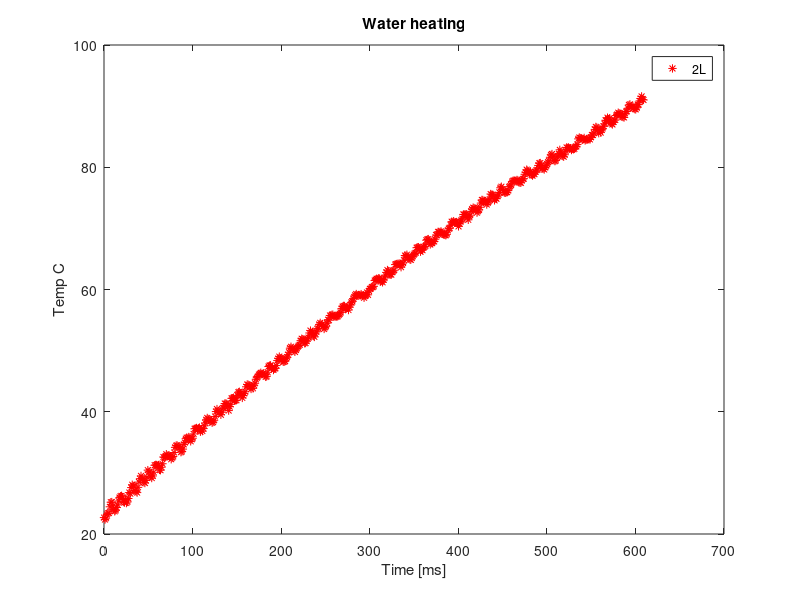

Here is the MATLAB script that generated this plot:
clear all
close all

a = 1.675091827e-3;
b = 1.857536553e-4;
c = 5.373169834e-7;

fid = fopen('heating_2L.txt');
data1 = fscanf(fid, '%f');
fclose(fid);

time1 = data1(1:3:length(data1))/1000;
analog11 = data1(2:3:length(data1));
analog21 = data1(3:3:length(data1));

Rw1 = (2250600./analog11) - 2200;
Rwlog1 = log(Rw1);
Rr1 = (2250600./analog21) - 2200;
Rrlog1 = log(Rr1);

Tw1 = (1./(a + b.*Rwlog1 + c.*(Rwlog1.^3)))-273.15;
Tr1 = (1./(a + b.*Rrlog1 + c.*(Rrlog1.^3)))-273.15;

figure%, subplot(1,2,1);
plot(time1-time1(1), Tw1, '*r');
xlabel('Time [ms]')
ylabel('Temp C')
title('Water heating')

legend('2L')